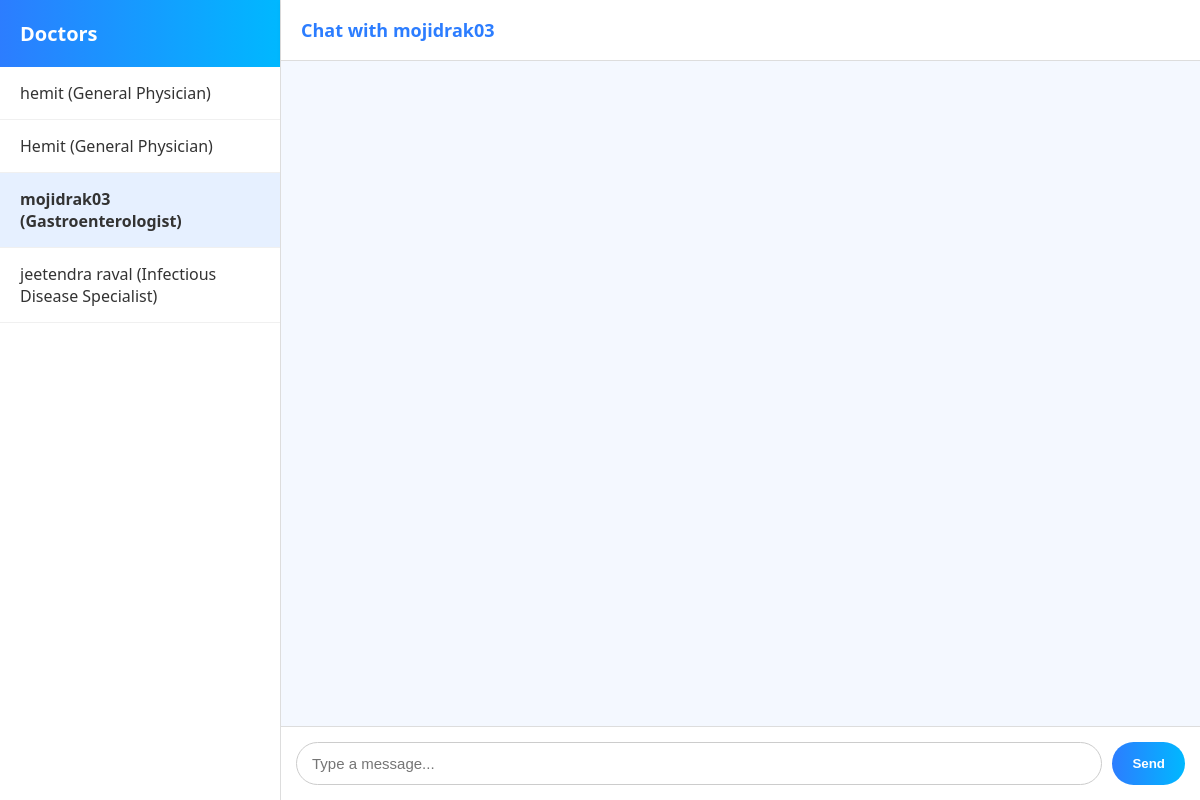
Page /chat?doctor=mojidrak03 (signed in) on the committed database.
### app.py (models this page shows)
class User(db.Model):
    id = db.Column(db.Integer, primary_key=True)
    username = db.Column(db.String(50), unique=True, nullable=False)
    password = db.Column(db.String(100), nullable=False)
    role = db.Column(db.String(10), nullable=False)  # "patient" or "doctor"
    specialty = db.Column(db.String(50))  # only for doctors

### app.py (the view, shortened to what this page needs)
@app.route("/chat", methods=["GET", "POST"])
def chat():
    if "patient_username" not in session:
        return redirect(url_for("login_patient"))
    username = session["patient_username"]
    selected_doctor = request.args.get("doctor")  # active doctor
    doctors = {u.username: {"specialty": u.specialty} for u in User.query.filter_by(role="doctor").all()}
    messages = []
    if selected_doctor:
        messages = Message.query.filter_by(patient=username, doctor=selected_doctor).all()
    return render_template("chat.html",
                           username=username,
                           doctors=doctors,
                           active_doctor=selected_doctor,
                           messages=messages)

### templates/chat.html (shortened to what this page needs)
<!DOCTYPE html>
<html lang="en">
<head>
</head>
<body>
  <div class="container">
    <div class="sidebar">
      <h2>Doctors</h2>
      {% for doc, details in doctors.items() %}
        <a class="contact {% if active_doctor == doc %}active{% endif %}"
           href="{{ url_for('chat') }}?doctor={{ doc|urlencode }}">
          {{ doc }} ({{ details['specialty'] }})
        </a>
      {% endfor %}
    </div>
    <div class="chat-window">
      {% if active_doctor %}
        <div class="chat-header">Chat with {{ active_doctor }}</div>
        <div class="chat-box" id="chat-box">
        </div>
        <form method="POST" class="form-box">
          <input type="text" name="message" placeholder="Type a message..." required>
          <button type="submit">Send</button>
        </form>
      {% else %}
        <div class="chat-header">Select a doctor to start chatting</div>
      {% endif %}
    </div>
  </div>
</body>
</html>

### templates/chat.html (style rules this page uses)
body { margin:0; font-family: 'Segoe UI', sans-serif; background: linear-gradient(135deg, #f0f7ff 0%, #e6f2ff 100%); }
.container { display:flex; height:100vh; }
.sidebar { width:280px; background:#fff; border-right:1px solid #ddd; display:flex; flex-direction:column; }
.sidebar h2 { padding:20px; margin:0; background: linear-gradient(to right, #2c7dff, #00b8ff); color:#fff; font-size:20px; font-weight:600; }
.contact { position: relative; padding: 15px 20px; border-bottom: 1px solid #f0f0f0; text-decoration: none; color: #333; display: block; }
.contact.active { background:#e6f0ff; font-weight:600; }
.chat-window { flex:1; display:flex; flex-direction:column; }
.chat-header { padding:18px 20px; background:#fff; border-bottom:1px solid #ddd; font-weight:600; font-size:18px; color:#2c7dff; box-shadow:0 2px 6px rgba(0,0,0,0.05); }
.chat-box { flex:1; padding:20px; overflow-y:auto; background:#f4f8ff; display:flex; flex-direction:column; }
.form-box { display:flex; padding:15px; background:#fff; border-top:1px solid #ddd; }
.form-box input { flex:1; padding:12px 15px; border:1px solid #ccc; border-radius:25px; outline:none; font-size:15px; }
.form-box button { margin-left:10px; padding:12px 20px; border:none; border-radius:25px; background:linear-gradient(to right, #2c7dff, #00b8ff); color:#fff; font-weight:600; cursor:pointer; transition:0.2s; }

### rows in the picture
User: username "hemit", specialty "General Physician"
User: username "Hemit", specialty "General Physician"
User: username "mojidrak03", specialty "Gastroenterologist"
User: username "jeetendra raval", specialty "Infectious Disease Specialist"
